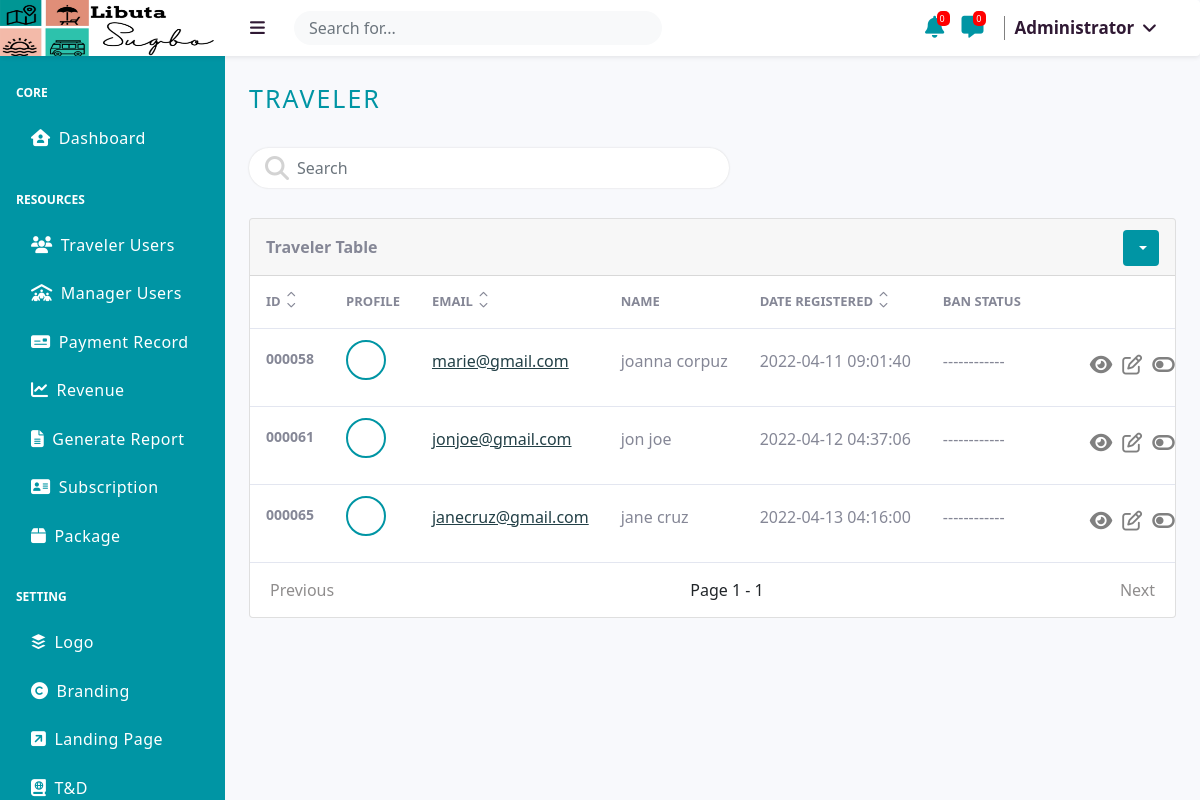
Page /src/administrator/traveler.php?id=asc (signed in) on the committed database.
### tables this page shows
CREATE TABLE `logo` (
  `id` int(255) NOT NULL,
  `image` varchar(255) NOT NULL
);

CREATE TABLE `users` (
  `id` int(255) NOT NULL,
  `first_name` varchar(255) NOT NULL,
  `middle_name` varchar(255) NOT NULL,
  `last_name` varchar(255) NOT NULL,
  `email` varchar(255) NOT NULL,
  `phone` varchar(255) NOT NULL,
  `password` varchar(255) NOT NULL,
  `type` varchar(255) NOT NULL,
  `maneger_type` varchar(255) DEFAULT NULL,
  `subcribed_at` timestamp NULL DEFAULT NULL,
  `image` varchar(255) NOT NULL,
  `status` varchar(255) NOT NULL,
  `block_status` varchar(255) NOT NULL
);

### src/administrator/_TABLE_UI/traveler-table.php (the view, shortened to what the rows shown need)
<?php
                        $User = new User;
                        $status = $User::STATUS_ACTIVE;
                        $type = $User::USER_TYPE_TRAVELER;
                        include '_UI_SORTING_FETCHING/traveler-fetch.php';
                    ?>
                    <div class="card mb-4">
                        <div class="card-body-table overflowtables">
                            <?php if($display>0): ?>
                            <table class="tablenew">
                                <thead class="hideafter">
                                    <tr>
                                    <?php if(isset($_GET['search'])): ?>
                                        <th scope="col">
                                            <div class="d-flex">
                                                <span>ID </span>
                                                <div class="sorted-table">
                                                    <div><a href="?search=<?php echo $_GET['search'] ?>&id=asc"><i class="fas fa-chevron-up"></i></a></div>
                                                    <div><a href="?search=<?php echo $_GET['search'] ?>&id=desc"><i class="fas fa-chevron-down"></i></a></div>
                                                </div>
                                            </div>
                                        </th>
                                        <th scope="col">Profile</th>
                                        <th scope="col">
                                            <div class="d-flex">
                                                <span>Email</span>
                                                <div class="sorted-table">
                                                    <div><a href="?search=<?php echo $_GET['search'] ?>&email=asc"><i class="fas fa-chevron-up"></i></a></div>
                                                    <div><a href="?search=<?php echo $_GET['search'] ?>&email=desc"><i class="fas fa-chevron-down"></i></a></div>
                                                </div>
                                            </div>
                                        </th>
                                        <th scope="col">Name</th>
                                        <th scope="col">
                                            <div class="d-flex">
                                                <span>Date Registered</span>
                                                <div class="sorted-table">
                                                    <div><a href="?search=<?php echo $_GET['search'] ?>&date=asc"><i class="fas fa-chevron-up"></i></a></div>
                                                    <div><a href="?search=<?php echo $_GET['search'] ?>&date=desc"><i class="fas fa-chevron-down"></i></a></div>
                                                </div>
                                            </div>
                                        </th>
                                        <th scope="col">Ban Status</th>
                                        <th scope="col"></th>
                                    <?php else: ?>
                                        <th scope="col">
                                            <div class="d-flex">
                                                <span>ID </span>
                                                <div class="sorted-table">
                                                    <div><a href="?id=asc"><i class="fas fa-chevron-up"></i></a></div>
                                                    <div><a href="?id=desc"><i class="fas fa-chevron-down"></i></a></div>
                                                </div>
                                            </div>
                                        </th>
                                        <th scope="col">Profile</th>
                                        <th scope="col">
                                            <div class="d-flex">
                                                <span>Email</span>
                                                <div class="sorted-table">
                                                    <div><a href="?email=asc"><i class="fas fa-chevron-up"></i></a></div>
                                                    <div><a href="?email=desc"><i class="fas fa-chevron-down"></i></a></div>
                                                </div>
                                            </div>
                                        </th>
                                        <th scope="col">Name</th>
                                        <th scope="col">
                                            <div class="d-flex">
                                                <span>Date Registered</span>
                                                <div class="sorted-table">
                                                    <div><a href="?date=asc"><i class="fas fa-chevron-up"></i></a></div>
                                                    <div><a href="?date=desc"><i class="fas fa-chevron-down"></i></a></div>
                                                </div>
                                            </div>
                                        </th>
                                        <th scope="col">Ban Status</th>
                                        <th scope="col"></th>
                                    <?php endif; ?>
                                    </tr>
                                </thead>
                                <tbody class="hideafter">
                                    <?php foreach ($display as $dis): ?>
                                        <tr class="<?php echo $dis['id']; ?>" id="<?php echo $dis['id']; ?>">
                                            <td id="idss"><?php echo sprintf('%06d', $dis['id'])?></td>
                                            <td>
                                                <div class="circular--landscape">
                                                </div>
                                            </td>
                                            <td><a href="view/traveler-data?traveler_id=<?php  echo $dis['id']; ?>"><?php echo $dis['email']; ?></a></td>
                                            <td data-target="name"><?php echo $dis['first_name'].' '.$dis['last_name']; ?></td>
                                            <td><?php echo $dis['subcribed_at']; ?></td>
                                            <td><?php
                                                if($dis['block_status']==$User::BLOCK_STATUS_TEMPORARY){
                                                    echo "TEMPORARY BAN";
                                                }elseif($dis['block_status']==$User::BLOCK_STATUS_PERMANENTLY){
                                                    echo "PERMANENTLY BAN";
                                                }else{
                                                    echo "------------";
                                                }
                                            ?></td>
                                            <td id="btn">
                                            <td id="btn">
                                                <div class="d-flex">
                                                <span class="tip_view_container">
                                                        <i class="fa-solid fa-eye btns" id="showinfo" data-id="<?php echo $dis['id']; ?>"></i>
                                                    </span>
                                                    <?php if($dis['block_status']==$User::BLOCK_STATUS_PERMANENTLY): ?>
                                                        <?php else: ?>
                                                        <?php if($dis['block_status']==$User::BLOCK_STATUS_TEMPORARY): ?>
                                                            <span class="tip_update_container">
                                                                <i class="far fa-edit btns" id="updateuser" data-id="<?php echo $dis['id']; ?>"></i>
                                                                <span class="tip_update">Update</span>
                                                            </span>
                                                            <span class="tip_unban_container">
                                                                <i class="fas fa-toggle-on btns" id="unblockuser" data-id="<?php echo $dis['id'] ?>"></i>
                                                                <span class="tip_unban">Unban</span>
                                                            </span>
                                                            <span class="tip_perma_container">
                                                                <i class="fas fa-user-slash" id="deleteuser" data-id="<?php echo $dis['id']; ?>"></i>
                                                                <span class="tip_perma">Permanently Ban</span>
                                                            </span>
                                                        <?php else: ?>
                                                            <span class="tip_update_container">
                                                                <i class="far fa-edit btns" id="updateuser" data-id="<?php echo $dis['id']; ?>"></i>
                                                            </span>
                                                            <span class="tip_temp_container">
                                                                <i class="fas fa-toggle-off btns"  id="blockuser" data-id="<?php echo $dis['id']; ?>"></i>
                                                            </span>
                                                        <?php endif; ?>
                                                    <?php endif; ?>
                                                </div>
                                            </td>
                                        </tr>
                                    <?php endforeach; ?>
                                </tbody>
                            </table>
                            <?php else: ?>
                                <div id="emptyss"><i class="fa-solid fa-table-list"></i><p>No Data</p></div>
                            <?php endif; ?>
                        </div>
                    </div>

### src/administrator/_UI/header_1.php (shortened to what the rows shown need)
<?php
$logo = new Logo;
$Getlogo = $logo->Getlogo();
$logoimage = '';
if($Getlogo){
   $logoimage = $Getlogo->image;
}
?>
<a class="navbar-brand display-title-none" href="#">
    <?php if($logoimage): ?>
        <img src="../user/assets/logo/<?php echo $logoimage; ?>" alt="" id="logonav">
    <?php else: ?>
        <p style="margin-left:40px; margin-top:15px;">NO LOGO</p>
    <?php endif; ?>
</a>

### rows in the picture
logo: image (picture)
users: id "000058", email "marie@gmail.com", first_name "joanna", last_name "corpuz", subcribed_at "2022-04-11 09:01:40"
users: id "000061", email "jonjoe@gmail.com", first_name "jon", last_name "joe", subcribed_at "2022-04-12 04:37:06"
users: id "000065", email "janecruz@gmail.com", first_name "jane", last_name "cruz", subcribed_at "2022-04-13 04:16:00"

### other values in the picture
$page "1"
$pages "1"
